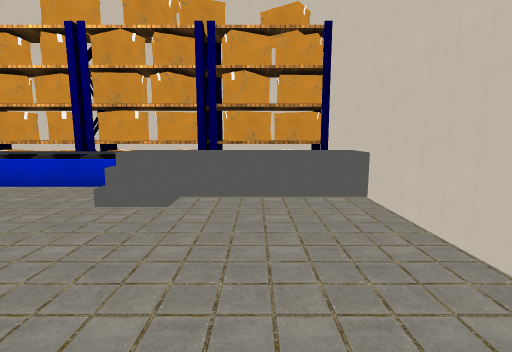
View 1 (above)

16 first-person views from a walk through a scene from a Unity 3-D project. The camera is 1.3 m above the floor, tilts 8° down and sees 85° across. The floor is counted in squares, 1 m on a side. Each view is taken from the middle of a square. On the plan, view 1 faces up. The plan holds only what a view shows up to about 13 squares ahead; the rest is blank. The place goes on beyond the plan. The player is left out. Some surface patterns are stand-ins.

View 2
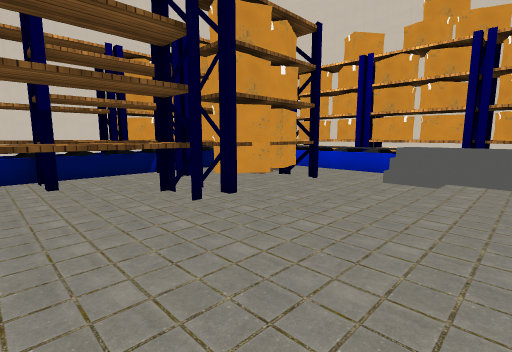

View 3
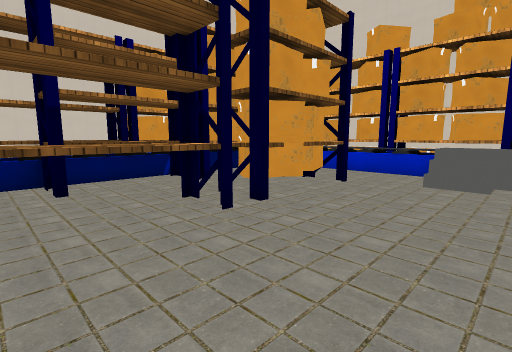

View 4
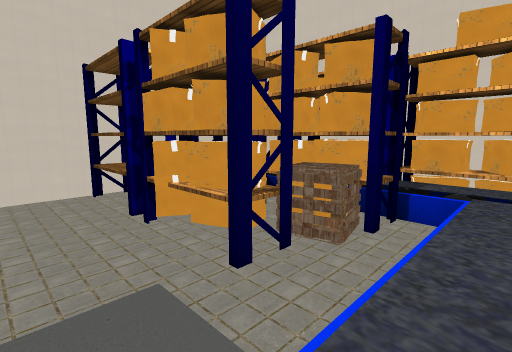

View 5
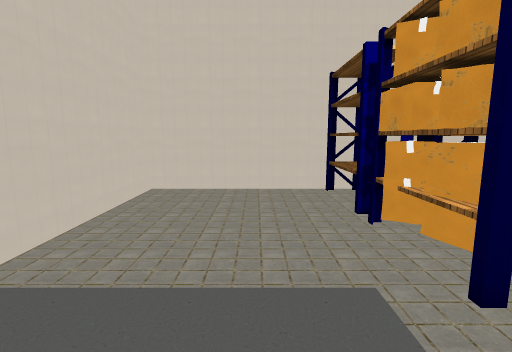

View 6
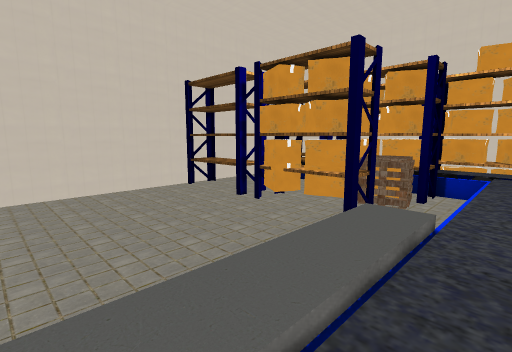

View 7
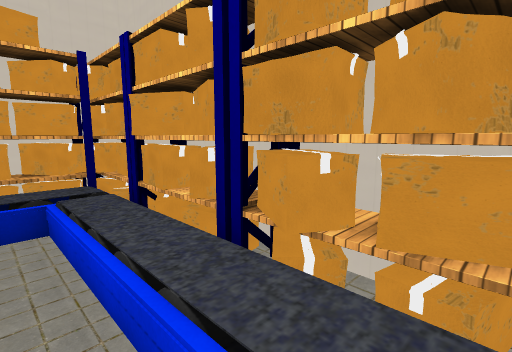

View 8
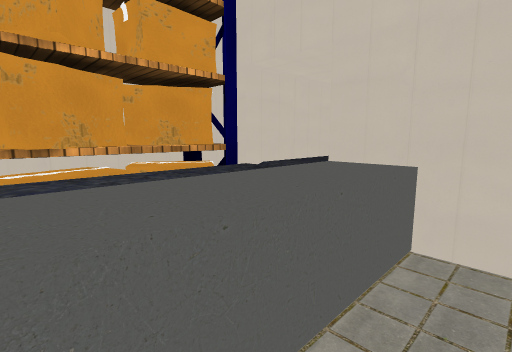

View 9
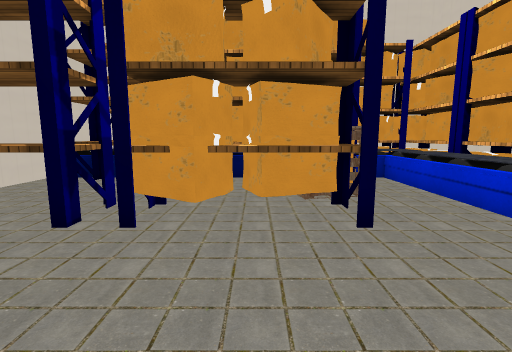

View 10
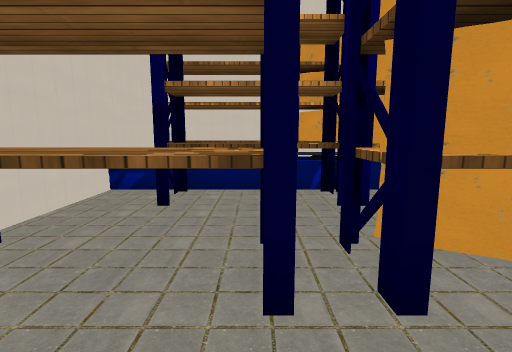

View 11
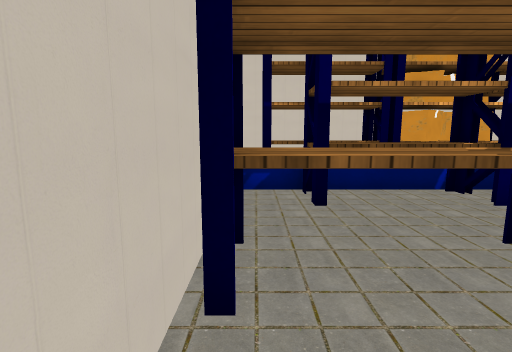

View 12
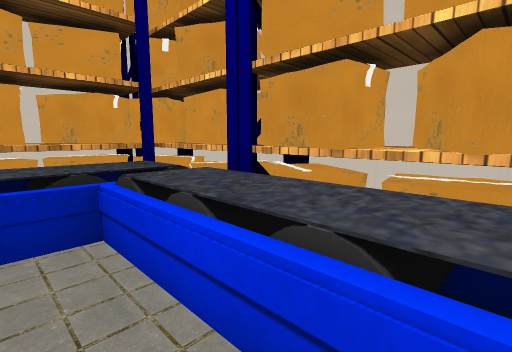

View 13
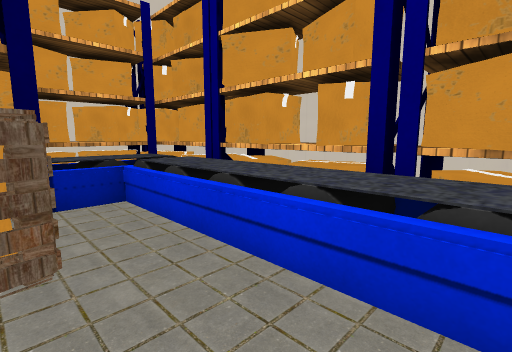

View 14
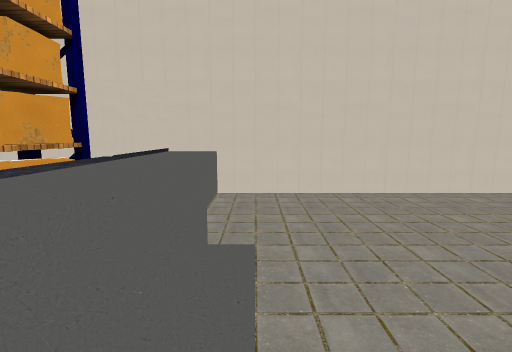

View 15
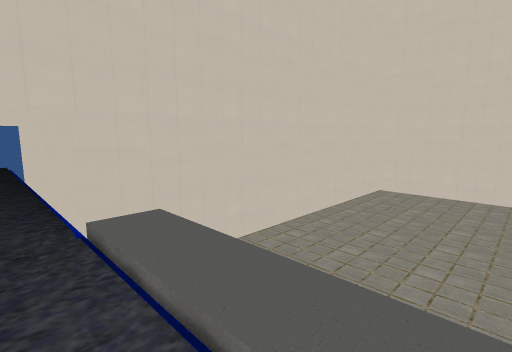

View 16
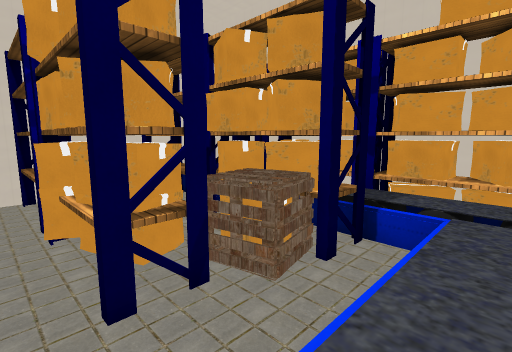

### Floor plan
Key: @ floor where view 1 was taken; # wall or solid block; . main floor; : floor 0.75 m higher than the main floor; + floor 1 m higher than the main floor; / step, stairs or slope; = window, fence, low wall or low ledge; v drop or lower ground; S shelf; O other object.
Columns run from 13 left of view 1 to 5 right of it. Each row starts with its distance up from view 1.
 10 #SSSSSSSSSSSSSSS
  9 #SSSSSSSSSSSSSSS###
  8 OSS/++++++++++++=+#
  7 #SS/=::::://////###
  6 #SS/....../////=#
  5 #SS/SSOSS.//....#
  4 #SS/SSOSS.......#
  3 OSS/SS.SS.......#
  2 OSS/SS.SS.......#
  1 #SS/SS.SS.......#
  0 #SS/SS.SS....@..#
 -1 #SS/SS.SS.......#
 -2 #SS/SS.SS.......#
 -3 vSS/v..SS.......#
 -4 #################

Positions as (right, up) in squares from view 1, and headings:
1: (0, 0), facing up
2: (0, -3), facing up-left
3: (-1, -3), facing up-left
4: (-2, 8), facing down-left
5: (-2, 8), facing down
6: (2, 8), facing down-left
7: (-2, 6), facing up-left
8: (-1, 5), facing up-right
9: (-1, 3), facing left
10: (-3, 0), facing left
11: (-3, -3), facing left
12: (-6, 6), facing up-left
13: (-4, 5), facing up-left
14: (-4, 5), facing right
15: (-2, 8), facing down-right
16: (-4, 8), facing down-left
